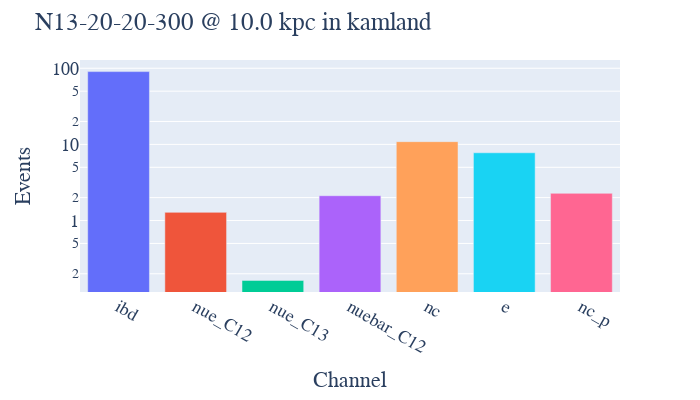

Notebook code cell kept with this figure:
### Code cell
vis = pnut.vis_totals(sn, detector)
beer.bar_vis(sn, detector, vis)

### Figure 1 — Plotly figure (JSON) as saved in the notebook; plotly's stock layout.template omitted (floating-point values rounded to 4 significant figures)
{"data": [{"alignmentgroup": "True", "hovertemplate": "Channel=%{x}<br>Events=%{y}<extra></extra>", "legendgroup": "ibd", "marker": {"color": "#636efa", "pattern": {"shape": ""}}, "name": "ibd", "offsetgroup": "ibd", "orientation": "v", "showlegend": true, "textposition": "auto", "type": "bar", "x": ["ibd"], "xaxis": "x", "y": [90.4], "yaxis": "y"}, {"alignmentgroup": "True", "hovertemplate": "Channel=%{x}<br>Events=%{y}<extra></extra>", "legendgroup": "nue_C12", "marker": {"color": "#EF553B", "pattern": {"shape": ""}}, "name": "nue_C12", "offsetgroup": "nue_C12", "orientation": "v", "showlegend": true, "textposition": "auto", "type": "bar", "x": ["nue_C12"], "xaxis": "x", "y": [1.28], "yaxis": "y"}, {"alignmentgroup": "True", "hovertemplate": "Channel=%{x}<br>Events=%{y}<extra></extra>", "legendgroup": "nue_C13", "marker": {"color": "#00cc96", "pattern": {"shape": ""}}, "name": "nue_C13", "offsetgroup": "nue_C13", "orientation": "v", "showlegend": true, "textposition": "auto", "type": "bar", "x": ["nue_C13"], "xaxis": "x", "y": [0.1635], "yaxis": "y"}, {"alignmentgroup": "True", "hovertemplate": "Channel=%{x}<br>Events=%{y}<extra></extra>", "legendgroup": "nuebar_C12", "marker": {"color": "#ab63fa", "pattern": {"shape": ""}}, "name": "nuebar_C12", "offsetgroup": "nuebar_C12", "orientation": "v", "showlegend": true, "textposition": "auto", "type": "bar", "x": ["nuebar_C12"], "xaxis": "x", "y": [2.119], "yaxis": "y"}, {"alignmentgroup": "True", "hovertemplate": "Channel=%{x}<br>Events=%{y}<extra></extra>", "legendgroup": "nc", "marker": {"color": "#FFA15A", "pattern": {"shape": ""}}, "name": "nc", "offsetgroup": "nc", "orientation": "v", "showlegend": true, "textposition": "auto", "type": "bar", "x": ["nc"], "xaxis": "x", "y": [10.87], "yaxis": "y"}, {"alignmentgroup": "True", "hovertemplate": "Channel=%{x}<br>Events=%{y}<extra></extra>", "legendgroup": "e", "marker": {"color": "#19d3f3", "pattern": {"shape": ""}}, "name": "e", "offsetgroup": "e", "orientation": "v", "showlegend": true, "textposition": "auto", "type": "bar", "x": ["e"], "xaxis": "x", "y": [7.76], "yaxis": "y"}, {"alignmentgroup": "True", "hovertemplate": "Channel=%{x}<br>Events=%{y}<extra></extra>", "legendgroup": "nc_p", "marker": {"color": "#FF6692", "pattern": {"shape": ""}}, "name": "nc_p", "offsetgroup": "nc_p", "orientation": "v", "showlegend": true, "textposition": "auto", "type": "bar", "x": ["nc_p"], "xaxis": "x", "y": [2.277], "yaxis": "y"}], "layout": {"barmode": "relative", "font": {"family": "Times New Roman", "size": 18}, "height": 400, "legend": {"title": {"text": "Channel"}, "tracegroupgap": 0}, "margin": {"t": 60}, "showlegend": false, "title": {"text": "N13-20-20-300 @ 10.0 kpc in kamland"}, "width": 700, "xaxis": {"anchor": "y", "categoryarray": ["ibd", "nue_C12", "nue_C13", "nuebar_C12", "nc", "e", "nc_p"], "categoryorder": "array", "domain": [0, 1], "title": {"text": "Channel"}}, "yaxis": {"anchor": "x", "domain": [0, 1], "title": {"text": "Events"}, "type": "log"}}}
